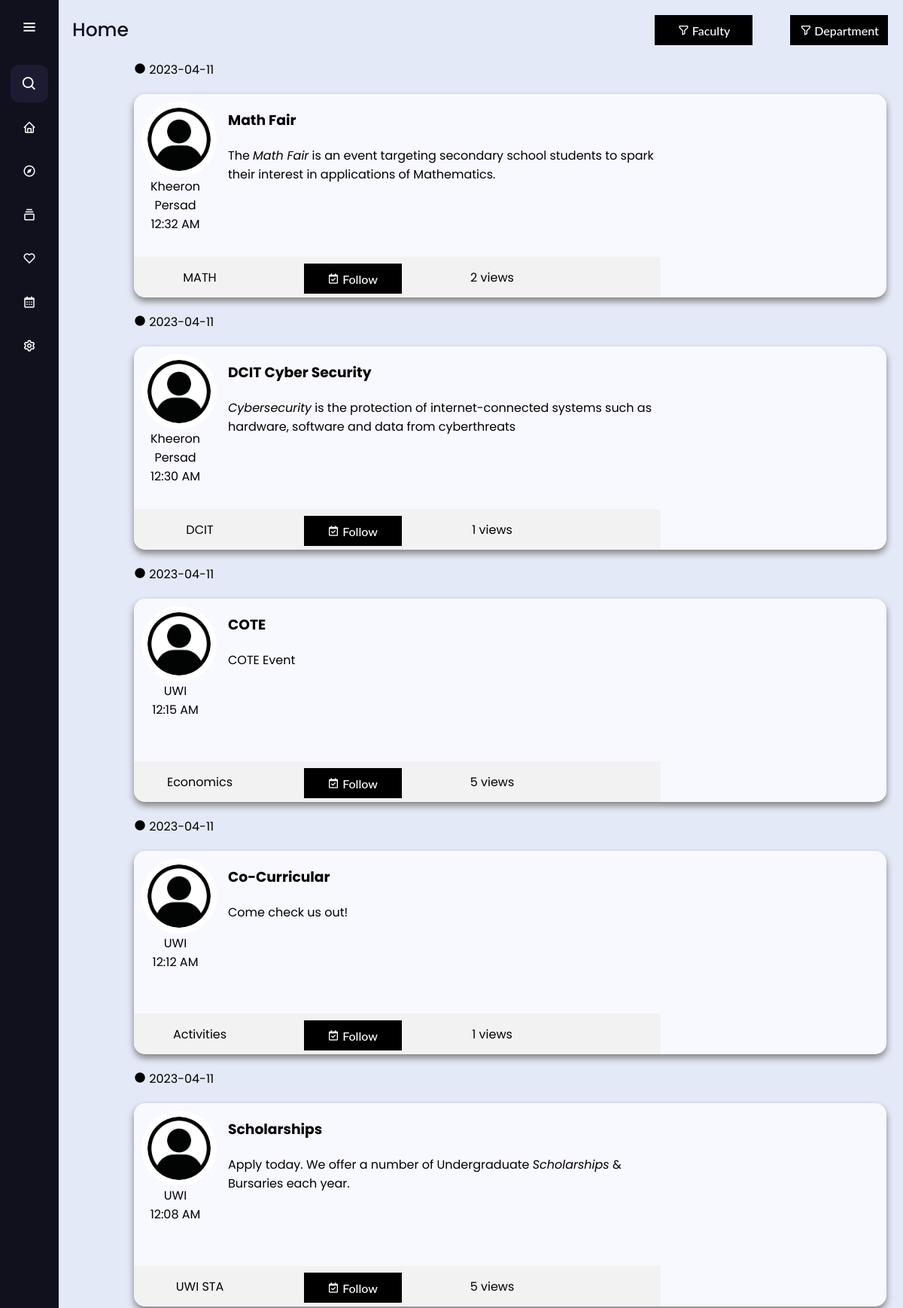
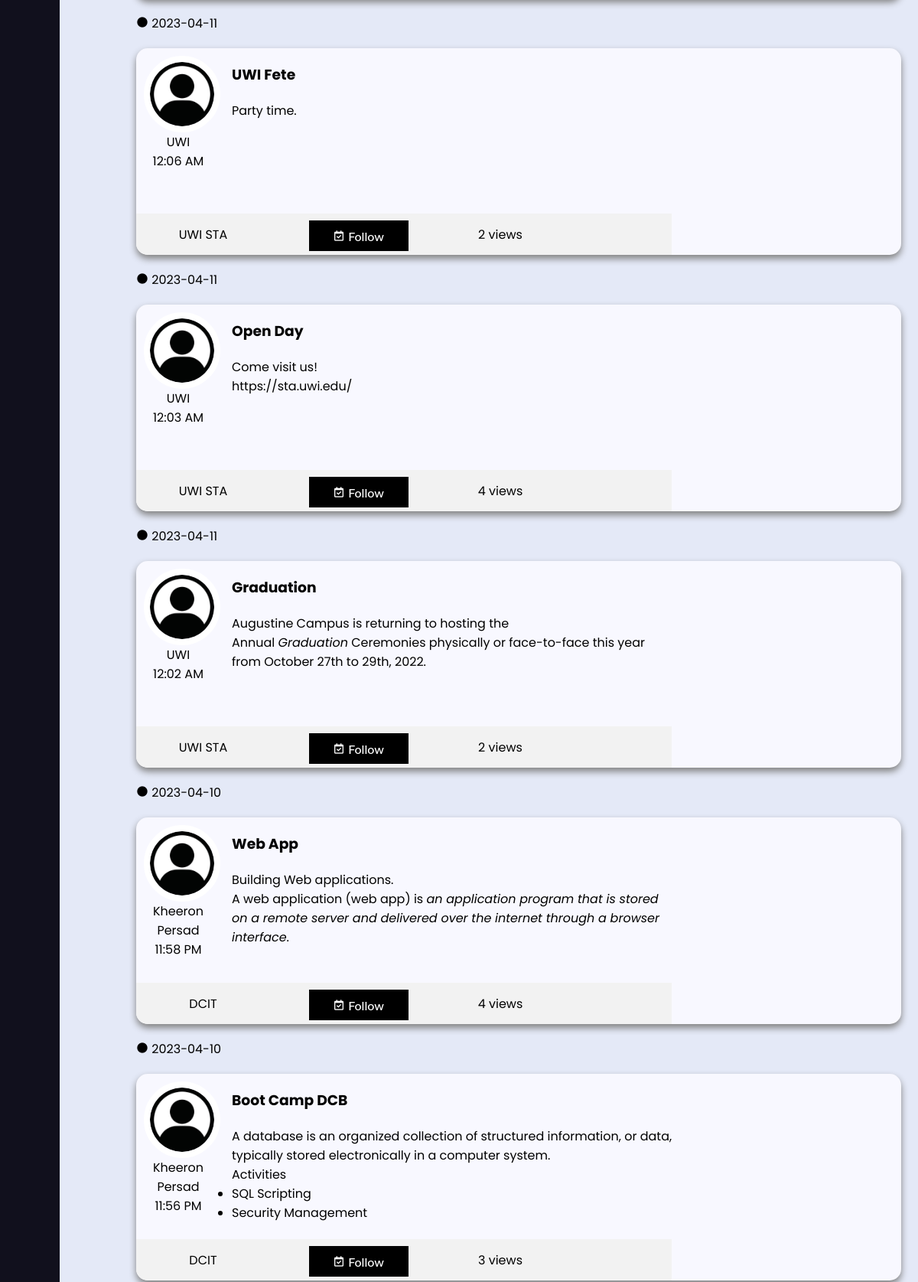
The app's page / (signed in, upper part) with its own data (2 pictures, top to bottom).
### App/models.py (models this page shows, shortened)
class Post(db.Model):
  id = db.Column(db.Integer, primary_key=True, autoincrement=True)
  bID = db.Column(db.Integer, db.ForeignKey('board.id'), nullable=False)
  owner = db.Column(db.Integer, db.ForeignKey('user.id'))
  ownerName = db.Column(db.String(64), nullable=False)
  title = db.Column(db.String(64), nullable=False)
  message = db.Column(db.String(2048), nullable=False)
  faculty = db.Column(db.String(8), nullable=False)
  dept = db.Column(db.String(8), nullable=True)
  dateCreated = db.Column(db.DateTime, nullable=False, default=datetime.utcnow)
  image = db.Column(db.Boolean)
  imageLocation = db.Column(db.String(256), nullable=True)
  event = db.Column(db.Boolean)
  startDate = db.Column(db.Date,  default=date.today, index=True)
  endDate = db.Column(db.Date,  default=date.today, index=True)
  schedulePostDate = db.Column(db.DateTime,  default=datetime.utcnow, index=True)
  scheduledDeleteDate = db.Column(db.DateTime,  default=datetime.utcnow, index=True, nullable=True)
  viewCount = db.Column(db.Integer, nullable=True, default = 0)

class Board(db.Model):
  id = db.Column(db.Integer, primary_key=True, autoincrement=True)
  title = db.Column(db.String(64), nullable=False)
  faculty = db.Column(db.String(8), nullable=False)
  dept = db.Column(db.String(8), nullable=True)
  image = db.Column(db.Boolean)
  imageLocation = db.Column(db.String(256), nullable=True)
  subscribers = db.Column(db.Integer, nullable=True, default = 1)
  posts = db.relationship('Post', backref='b')
  def toDict(self):
    return{
      "id": self.id,
      "title": self.title,
      "faculty": self.faculty,
      "dept": self.dept,
      "image": self.image,
      "imageLocation": self.imageLocation,
      "subscribers": self.subscribers
    }

### App/app.py (the view)
@app.route('/')
@app.route('/|<sortF>', methods=['GET', 'POST'])
@app.route('/|<sortF>,<sortD>', methods=['GET', 'POST'])
def home(sortF = None, sortD = None):
  if (current_user.is_authenticated):
    currentSysDateTime = datetime.datetime.now()
    boards = RetrieveAllBoards()
    faculty = RetrieveFacultyList()
    department = RetrieveDepartmentList()
    feed = Post.query.filter(Post.schedulePostDate<=currentSysDateTime, Post.scheduledDeleteDate>=currentSysDateTime)
    feed = feed.order_by(Post.schedulePostDate.desc())
    for post in feed:
     print(post)
    return render_template('index.html',
      posts=feed,
      boards=boards,
      sortF=sortF,
      sortD=sortD,
      faculty=faculty,
      department=department
    )
  else:
    return redirect(url_for('login'))

### App/app.py (called while the page is built)
@login_manager.user_loader
def load_user(user_id):
  return User.query.get(int(user_id))

@app.context_processor
def base():
  searchPost = SearchForm()
  return dict(form=searchPost)

def RetrieveAllBoards():
  list = Board.query.all()
  list = [entry.toDict() for entry in list]
  return list

def RetrieveFacultyList():
  list = Faculty.query.all()
  list = [entry.toDict() for entry in list]
  return list

def RetrieveDepartmentList():
  list = FacultyDept.query.all()
  list = [entry.toDict() for entry in list]
  return list

### App/models.py (called while the page is built)
  def toDict(self):
    return{
      "id": self.id,
      "title": self.title,
      "label": self.label
    }

  def toDict(self):
    return{
      "id": self.id,
      "faculty": self.faculty,
      "fLabel": self.fLabel,
      "department": self.department,
      "dLabel": self.dLabel
    }

### App/templates/index.html (shortened to what this page needs)
<!DOCTYPE html>
<html lang="en" dir="ltr">
<head>
  <link rel="stylesheet" href="./static/css/test.css">
  <link href="static/css/post.css" rel="stylesheet" type="text/css" />
  <link href='https://unpkg.com/boxicons@2.0.7/css/boxicons.min.css' rel='stylesheet'>
</head>
<body>
  <div class="sidebar">
    <div class="logo-details">
      <i class='bx bx-menu' id="btn"></i>
    </div>
    <ul class="nav-list">
      <li>
        <i class='bx bx-search'></i>
        <form method="POST" action="{{ url_for('search') }}" class="d-flex"> {{ form.hidden_tag() }}
        </form>
      </li>
      <li>
        <a href="{{ url_for('home') }}">
          <i class='bx bx-home'></i>
        </a>
      </li>
      <li>
        <a href="{{ url_for('feed', uID = current_user.id, sortF = None, sortD = None) }}">
          <i class='bx bx-compass'></i>
        </a>
      </li>
      <li>
        <a href="{{ url_for('boards') }}">
          <i class='bx bx-collection'></i>
        </a>
      </li>
      <li>
        <a href="{{ url_for('savedBoards') }}">
          <i class='bx bx-heart'></i>
        </a>
      </li>
      <li>
        <a href="{{ url_for('cal') }}">
          <i class='bx bx-calendar'></i>
        </a>
      </li>
      <li>
        <a href="#">
          <i class='bx bx-cog'></i>
        </a>
      </li>
    </ul>
  </div>
  <section class="home-section">
      <div class="button-container">
        <div class="text">Home</div>
        <div class="group-buttons">
          <div class="act-container">
            <button class="custom-btn btn-5"><i class='bx bx-filter-alt'></i>{% if sortF %}
              {{ sortF }}
            {% else %}
              Faculty
            {% endif %}</button>
          </div>
          <div class="act-container">
            <button class="custom-btn btn-5"><i class='bx bx-filter-alt'></i>{% if sortD %}
              {{ sortD }}
            {% else %}
              Department
            {% endif %}</button>
          </div>
        </div>
      </div>
    <main>
        <div class="container-post">
          {% block content %}
            {% for post in posts %}
              {% if sortF is none %}
                <div class="for-date">
                  <p class="the-date"><i class='bx bxs-circle'></i> {{post.schedulePostDate.strftime('%Y-%m-%d') }}</p>
                  <div class="card">
                    <div class="card-left">
                      <div class="card-top">
                        <div class="top-left">
                          <div class="profile-image">
                            <img src="static/images/defaultProfile.jpg" alt="">
                            <p class="name">{{ post.ownerName }}</p>
                            <p class="time">{{ post.schedulePostDate.strftime('%I:%M %p') }}</p>
                          </div>
                        </div>
                        <div class="top-right">
                          <a href="{{ url_for('viewPost',pID = post.id )}}">
                          <div class="card-content">
                            <h3 class="title">{{ post.title }}</h3>
                            <p>{{ post.message | safe }}</p>
                          </div>
                          </a>
                        </div>
                      </div>
                      <div class="card-bot">
                        <div class="card-bot-left">
                          <p class="board-name">
                            {% for board in boards %}
                              {% if board.id == post.bID %}
                                {{ board.title }}
                              {% endif %}
                            {% endfor %}
                          </p>
                        </div>
                        <div class="card-bot-mid">
                          <div class="card-footer">
                            <a href="{{ url_for('follow', pID = post.id )  }}">
                              <button class="custom-btn btn-5"><i class='bx bx-calendar-check'></i> Follow</button>
                            </a>
                          </div>
                        </div>
                        <div class="card-bot-right-mid">
                          <p class="views">{{post.viewCount}} views</p>
                        </div>
                      </div>
                    </div>
                    <div class="card-right">
                    </div>
                  </div>
                </div>
              {% endif %}
            {% endfor %}
          {% endblock %}
        </div>
    </main>
  </section>
</body>
</html>

### App/static/css/test.css (style rules this page uses)
* { margin: 0; padding: 0; box-sizing: border-box; font-family: "Poppins" , sans-serif; }
.sidebar { position: fixed; left: 0; top: 0; height: 100%; width: 78px; background: #11101D; padding: 6px 14px; z-index: 99; transition: all 0.5s ease; }
.sidebar .logo-details { height: 60px; display: flex; align-items: center; position: relative; }
.sidebar .logo-details #btn { position: absolute; top: 50%; right: 0; transform: translateY(-50%); font-size: 22px; transition: all 0.4s ease; font-size: 23px; text-align: center; cursor: pointer; transition: all 0.5s ease; }
.sidebar i { color: #fff; height: 60px; min-width: 50px; font-size: 28px; text-align: center; line-height: 60px; }
.sidebar .nav-list { margin-top: 20px; height: 100%; }
.sidebar li { position: relative; margin: 8px 0; list-style: none; }
.sidebar .bx-search { position: absolute; top: 50%; left: 0; transform: translateY(-50%); font-size: 22px; background: #1d1b31; color: #FFF; }
.sidebar li a { display: flex; height: 100%; width: 100%; border-radius: 12px; align-items: center; text-decoration: none; transition: all 0.4s ease; background: #11101D; }
.sidebar li i { height: 50px; line-height: 50px; font-size: 18px; border-radius: 12px; }
.home-section { position: relative; background: #E4E9F7; height: 100vh; top: 0; left: 78px; width: calc(100% - 78px); transition: all 0.5s ease; overflow-y: auto; }
.home-section .text { display: inline-block; color: #11101d; font-size: 25px; font-weight: 500; margin: 18px }
.button-container { display: flex; }
button { margin: 20px; outline: none; }
.custom-btn { width: 130px; height: 40px; padding: 10px 25px; border: 2px solid #000; font-family: 'Lato', sans-serif; font-weight: 500; font-size: 16px; background: transparent; cursor: pointer; transition: all 0.3s ease; position: relative; display: inline-block; }
.btn-5 { background: #000; color: #fff; line-height: 42px; padding: 0; border: none; }
.btn-5:before, .btn-5:after { content:''; position:absolute; top:0; right:0; height:2px; width:0; background: #000; transition:400ms ease all; }
.btn-5:after { right:inherit; top:inherit; left:0; bottom:0; }
.group-buttons { display: flex; }
.act-container { position: relative; margin-left: 10px; }
.button-container { display: flex; justify-content: space-between; align-items: center; }

### App/static/css/post.css (style rules this page uses)
.card { position: relative; font-family: "Candara", sans-serif; width: 1000px; height: 270px; margin: 20px; margin-left: 100px; overflow: hidden; border-radius: 15px; box-shadow: 0px 5px 10px gray; display: flex; flex-direction: row; transition-duration: 0.4s; transition-property: transform; background-color: ghostwhite; }
.card-content { margin-left: 15px; width: 578px; height: 300px; }
.title { padding-top: 20px; padding-bottom: 20px; }
.profile-image img { z-index: 1; width: 100px; height: 100px; position: relative; display: block; margin-left: 10px; margin-right: auto; margin-top: 10px; border-radius: 100px; border: 8px solid #fff; transition-duration: 0.4s; transition-property: transform; }
.name { text-align: center; }
.time { text-align: center; }
.card-footer { padding: 0px; display: flex; justify-content: center; }
.card-footer button { margin-top: 9px; }
.card-left { flex-grow: 1; padding-left: 0px; }
.card-right { width: 30%; }
.card-top { display: flex; position: absolute; width: 70%; height: 80%; }
.card-bot { position: absolute; display: flex; bottom: 0; width: 70%; background-color: #f2f2f2; height: 20%; }
.card-bot-left { width: 25%; }
.card-bot-mid { width: 33%; }
.card-bot-right-mid { width: 20%; }
.board-name { text-align: center; padding: 15px; }
.views { text-align: center; padding: 15px; }
.the-date { padding-left: 100px; }
a { color: black; text-decoration: none; }

### records on screen
Post: schedulePostDate "2023-04-11", ownerName "Kheeron Persad", schedulePostDate "12:32 AM", title "Math Fair", message "The Math Fair is an event targeting secondary school students to spark their interest in applications of Mathematics.", viewCount "2"
Board: title "MATH"
Post: schedulePostDate "2023-04-11", ownerName "Kheeron Persad", schedulePostDate "12:30 AM", title "DCIT Cyber Security", message "Cybersecurity is the protection of internet-connected systems such as hardware, software and data from cyberthreats", viewCount "1"
Board: title "DCIT"
Post: schedulePostDate "2023-04-11", ownerName "UWI", schedulePostDate "12:15 AM", title "COTE", message "COTE Event", viewCount "5"
Board: title "Economics"
Post: schedulePostDate "2023-04-11", ownerName "UWI", schedulePostDate "12:12 AM", title "Co-Curricular", message "Come check us out!", viewCount "1"
Board: title "Activities"
Post: schedulePostDate "2023-04-11", ownerName "UWI", schedulePostDate "12:08 AM", title "Scholarships", message "Apply today. We offer a number of Undergraduate Scholarships & Bursaries each year.", viewCount "5"
Board: title "UWI STA"
Post: schedulePostDate "2023-04-11", ownerName "UWI", schedulePostDate "12:06 AM", title "UWI Fete", message "Party time.", viewCount "2"
Post: schedulePostDate "2023-04-11", ownerName "UWI", schedulePostDate "12:03 AM", title "Open Day", message "Come visit us! https://sta.uwi.edu/", viewCount "4"
Post: schedulePostDate "2023-04-11", ownerName "UWI", schedulePostDate "12:02 AM", title "Graduation", message "Augustine Campus is returning to hosting the Annual Graduation Ceremonies physically or face-to-face this year from October 27th to 29th, 2022.", viewCount "2"
Post: schedulePostDate "2023-04-10", ownerName "Kheeron Persad", schedulePostDate "11:58 PM", title "Web App", message "Building Web applications. A web application (web app) is an application program that is stored on a remote server and delivered over the internet through a browser interface .", viewCount "4"
Post: schedulePostDate "2023-04-10", ownerName "Kheeron Persad", schedulePostDate "11:56 PM", title "Boot Camp DCB", message "A database is an organized collection of structured information, or data, typically stored electronically in a computer system. Activities SQL Scripting Security Management", viewCount "3"
